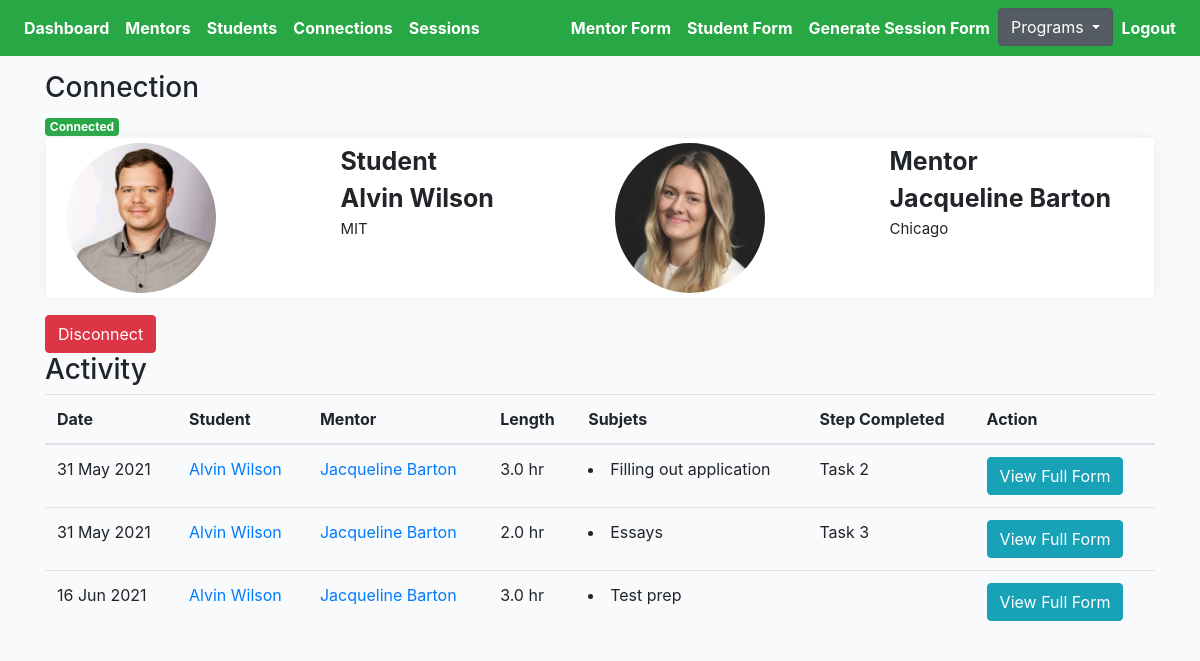
Page /cprofiles/60/connection-detail (signed in) on the committed database.
### cprofiles/models.py (models this page shows, shortened)
class Connection(models.Model):
    student = models.ForeignKey(Student, on_delete=models.CASCADE, related_name='student')
    mentor = models.ForeignKey(Mentor, on_delete=models.CASCADE, related_name='mentor')
    status = models.CharField(max_length=200, choices=STATUS_CHOICES)
    updated = models.DateTimeField(auto_now=True)
    created = models.DateTimeField(auto_now_add=True)
    flag = models.BooleanField(default=False)
    progress = models.CharField(max_length=200, blank=True, null=True, choices=PROGRESS_CHOICES)

class Student(models.Model):
    avatar = models.ImageField(default='avatar.png', upload_to='avatars/')
    first_name = models.CharField(max_length=200, blank=True)
    last_name = models.CharField(max_length=200, blank=True)
    email = models.EmailField(max_length=200, blank=True)
    gender = models.CharField(max_length=200, choices=GENDER_CHOICES)
    grade = models.CharField(max_length=200, choices=GRADE_CHOICES)
    school = models.CharField(max_length=200, blank=True)
    address = models.CharField(max_length=200, blank=True)
    parent1_first_name = models.CharField(max_length=200, blank=True)
    parent1_last_name = models.CharField(max_length=200, blank=True)
    parent1_phone = models.CharField(max_length=200, blank=True)
    parent1_email = models.EmailField(max_length=200, blank=True)
    parent2_first_name = models.CharField(max_length=200, blank=True)
    parent2_last_name = models.CharField(max_length=200, blank=True)
    parent2_phone = models.CharField(max_length=200, blank=True)
    parent2_email = models.EmailField(max_length=200, blank=True)
    academic_advisor = models.CharField(max_length=200, blank=True)
    academic_advisor_email = models.EmailField(max_length=200, blank=True)
    parent_language = models.CharField(max_length=200, choices=LANGUAGE_CHOICES)
    activity = models.TextField(null=True, blank=True, max_length=1000)
    reason = models.TextField(null=True, blank=True, max_length=1000)
    prompt = models.TextField(null=True, blank=True, max_length=1000)
    hobby = models.TextField(null=True, blank=True, max_length=1000)
    parent_response = models.TextField(null=True, blank=True, max_length=1000)
    interview_language = models.CharField(max_length=200, choices=LANGUAGE_CHOICES)
    updated = models.DateTimeField(auto_now=True)
    created = models.DateTimeField(auto_now_add=True)
    slug = models.SlugField(unique=True, blank=True)
    flag = models.BooleanField(default=False)
    def get_absolute_url(self):
        return reverse("cprofiles:student-profiles-detail", kwargs={"slug": self.slug})
    __initial_first_name = None
    __initial_last_name = None
    def __init__(self, *args, **kwargs):
        super().__init__(*args, **kwargs)
        self.__initial_first_name = self.first_name
        self.__initial_last_name = self.last_name

class Mentor(models.Model):
    avatar = models.ImageField(default='avatar.png', upload_to='avatars/')
    first_name = models.CharField(max_length=200, blank=True)
    last_name = models.CharField(max_length=200, blank=True)
    email = models.EmailField(max_length=200, blank=True)
    prefer_grade = models.CharField(max_length=200, choices=MENTOR_GRADE_CHOICES)
    prefer_gender = models.CharField(max_length=200, choices=GENDER_CHOICES)
    prefer_location = models.CharField(max_length=200, blank=True)
    mentor_last_year = models.BooleanField(default=False)
    language = models.TextField(null=True, blank=True, max_length=1000)
    experience = models.TextField(null=True, blank=True, max_length=1000)
    familiar = models.TextField(null=True, blank=True, max_length=1000)
    friends = models.ManyToManyField(Student, blank=True, related_name='mentors')
    updated = models.DateTimeField(auto_now=True)
    created = models.DateTimeField(auto_now_add=True)
    slug = models.SlugField(unique=True, blank=True)
    flag = models.BooleanField(default=False)
    def get_absolute_url(self):
        return reverse("cprofiles:mentor-profiles-detail", kwargs={"slug": self.slug})
    __initial_first_name = None
    __initial_last_name = None
    def __init__(self, *args, **kwargs):
        super().__init__(*args, **kwargs)
        self.__initial_first_name = self.first_name
        self.__initial_last_name = self.last_name

class Session(models.Model):
    connection = models.ForeignKey(Connection, on_delete=models.CASCADE)
    meet = models.IntegerField(null=True, blank=True)
    length = models.FloatField(null=True, blank=True)
    topic = models.ManyToManyField(Topic, blank=True, related_name='topics')
    updated = models.DateTimeField(auto_now=True)
    created = models.DateTimeField(auto_now_add=True)
    feedback = models.TextField(null=True, blank=True, max_length=1000)
    change = models.TextField(null=True, blank=True, max_length=1000)
    support = models.ManyToManyField(Support, blank=True, related_name='supports')
    rate = models.IntegerField(null=True, blank=True)
    question = models.TextField(null=True, blank=True, max_length=1000)
    cont = models.CharField(null=True, blank=True, max_length=200, choices=CONT_STATUS_CHOICES)
    submit_status = models.BooleanField(default=False)
    step = models.CharField(max_length=200, blank=True)
    flag = models.BooleanField(default=False)
    def get_topics(self):
        return self.topic.all()
    def get_absolute_url(self):
        return reverse("cprofiles:session-detail", kwargs={"pk": self.pk})

class Topic(models.Model):
    name = models.CharField(max_length=200, blank=True)
    def __str__(self):
        return self.name

### cprofiles/views.py (the view)
# urls.py: path('<pk>/connection-detail', ConnectionDetailView.as_view(), name='connection-profile-detail'),
@method_decorator(login_required, name='dispatch')
@method_decorator(allowed_users(allowed_roles=['choice', 'admin']), name='dispatch')
class ConnectionDetailView(DetailView):
    model = Connection
    template_name = 'choice/choice-connection-detail.html'
    def get_object(self):
        pk = self.kwargs.get('pk')
        connection = Connection.objects.get(pk=pk)
        return connection
    def get_context_data(self, **kwargs):
        context = super().get_context_data(**kwargs)
        pk = self.kwargs.get('pk')
        connection = Connection.objects.get(pk=pk)
        sessions = Session.objects.filter(submit_status=True).filter(connection=connection)
        sessions_ = []
        for item in sessions:
            sessions_.append(item)
        context["sessions"] = sessions_
        return context

### templates/choice/choice-connection-detail.html (shortened to what this page needs)
{% extends 'cbase.html' %}
{% load static %}
{% block stylesheet %}{% static '/css/profile.css' %}{% endblock %}
{% block content %}
<h3>Connection</h3>
{% if connection.status == 'connected' %}
<div><span class="badge badge-success">Connected</div>
{% elif connection.status == 'disconnected' %}
<div><span class="badge badge-danger">Disconnected</span><span> on {{connection.updated | date:"M d, Y" }}</span></div>
{% elif connection.status == 'inactive' %}
<div><span class="badge badge-warning">Inactive</div>
{% endif %}
<div class="profile-page tx-13">
    <div class="row">
        <div class="col-12 grid-margin">
            <div class="profile-header">
                <div class="header-links">
                    <div class="container header">
                        <div class="row">
                            <div class="col">
                                <div class="row">
                                    <div class="col">
                                        <img class="profile-pic" src="{{connection.student.avatar.url}}" alt="profile">
                                    </div>
                                    <div class="col">
                                        <div style="font-size:25px; font-weight:bold" class="profile-name">
                                            Student</div>
                                        <div style="font-size:25px; font-weight:bold" class="profile-name">
                                            {{connection.student.first_name}}
                                            {{connection.student.last_name}}</div>
                                        <div style="font-size:15px" class="profile-name">
                                            {{connection.student.school}}</div>
                                    </div>
                                </div>
                            </div>
                            <div class="col">
                                <div class="row">
                                    <div class="col">
                                        <img class="profile-pic" src="{{connection.mentor.avatar.url}}" alt="profile">
                                    </div>
                                    <div class="col">
                                        <div style="font-size:25px; font-weight:bold" class="profile-name">
                                            Mentor</div>
                                        <div style="font-size:25px; font-weight:bold" class="profile-name">
                                            {{connection.mentor.first_name}}
                                            {{connection.mentor.last_name}}</div>
                                        <div style="font-size:15px" class="profile-name">
                                            {{connection.mentor.prefer_location}}</div>
                                    </div>
                                </div>
                            </div>
                        </div>
                    </div>
                </div>
            </div>
        </div>
    </div>
</div>
{% if connection.status == 'connected' %}
<form action="{% url 'profiles:remove-connect' %}" method="POST">
    <button type="submit" class="btn btn-danger">Disconnect</button>
</form>
{% elif connection.status == 'disconnected' %}
<a href="{% url 'profiles:student-detail-view' connection.student.slug %}"><button type="submit"
        class="btn btn-info">Connect
        Tutor</button></a>
{% endif %}
<h3>Activity</h3>
<div class="table-responsive-lg">
    <table class="table">
        <thead>
            <tr>
                <th scope="col">Date</th>
                <th scope="col">Student</th>
                <th scope="col">Mentor</th>
                <th scope="col">Length</th>
                <th scope="col">Subjets</th>
                <th scope="col">Step Completed</th>
                <th scope="col">Action</th>
            </tr>
        </thead>
        <tbody>
            {% for obj in sessions %}
            <tr>
                <td>{{obj.created|date:"d M Y"}}</td>
                <td><a href="{{obj.connection.student.get_absolute_url}}">{{obj.connection.student.first_name}}
                        {{obj.connection.student.last_name}}</a></td>
                <td><a href="{{obj.connection.mentor.get_absolute_url}}">{{obj.connection.mentor.first_name}}
                        {{obj.connection.mentor.last_name}}</a></td>
                <td>{{obj.length}} hr</td>
                <td>
                    {% for topic in obj.get_topics %}
                    <li>{{topic}}</li>
                    {% endfor %}
                </td>
                <td>{{obj.step}}</td>
                <td><a href="{{obj.get_absolute_url}}"><button type="submit" class="btn btn-info">View Full
                            Form</button></a></td>
            </tr>
            {% endfor %}
        </tbody>
    </table>
</div>
{% endblock content %}

### core/static/css/base.css (style rules this page uses)
.container { width: 100%; padding-right: 15px; padding-left: 15px; margin-right: auto; margin-left: auto; margin-top: 55px; }
body { background:#FAFAFA; }

### core/static/css/profile.css (style rules this page uses)
body { background-color: #f9fafb; margin-top:0px; }
.profile-page .profile-header { box-shadow: 0 0 10px 0 rgba(183, 192, 206, 0.2); border: 1px solid #f2f4f9; }
.profile-page .profile-header .header-links { padding: 5px; display: -webkit-flex; display: flex; -webkit-justify-content: center; justify-content: center; background: #fff; border-radius: 0 0 .25rem .25rem; }
img { vertical-align: middle; border-style: none; }
.grid-margin { margin-bottom: 1rem; }
.profile-pic { border-radius: 50%; height: auto; width: 150px; }
.container .header { margin-top: 0px; }

### rows in the picture
Connection: student.avatar (picture), student.first_name "Alvin", student.last_name "Wilson", student.school "MIT", mentor.avatar (picture), mentor.first_name "Jacqueline", mentor.last_name "Barton", mentor.prefer_location "Chicago"
Session: created "31 May 2021", connection.student.first_name "Alvin", connection.student.last_name "Wilson", connection.mentor.first_name "Jacqueline", connection.mentor.last_name "Barton", length "3.0", step "Task 2"
Topic: name "Filling out application"
Session: created "31 May 2021", connection.student.first_name "Alvin", connection.student.last_name "Wilson", connection.mentor.first_name "Jacqueline", connection.mentor.last_name "Barton", length "2.0", step "Task 3"
Topic: name "Essays"
Session: created "16 Jun 2021", connection.student.first_name "Alvin", connection.student.last_name "Wilson", connection.mentor.first_name "Jacqueline", connection.mentor.last_name "Barton", length "3.0"
Topic: name "Test prep"
